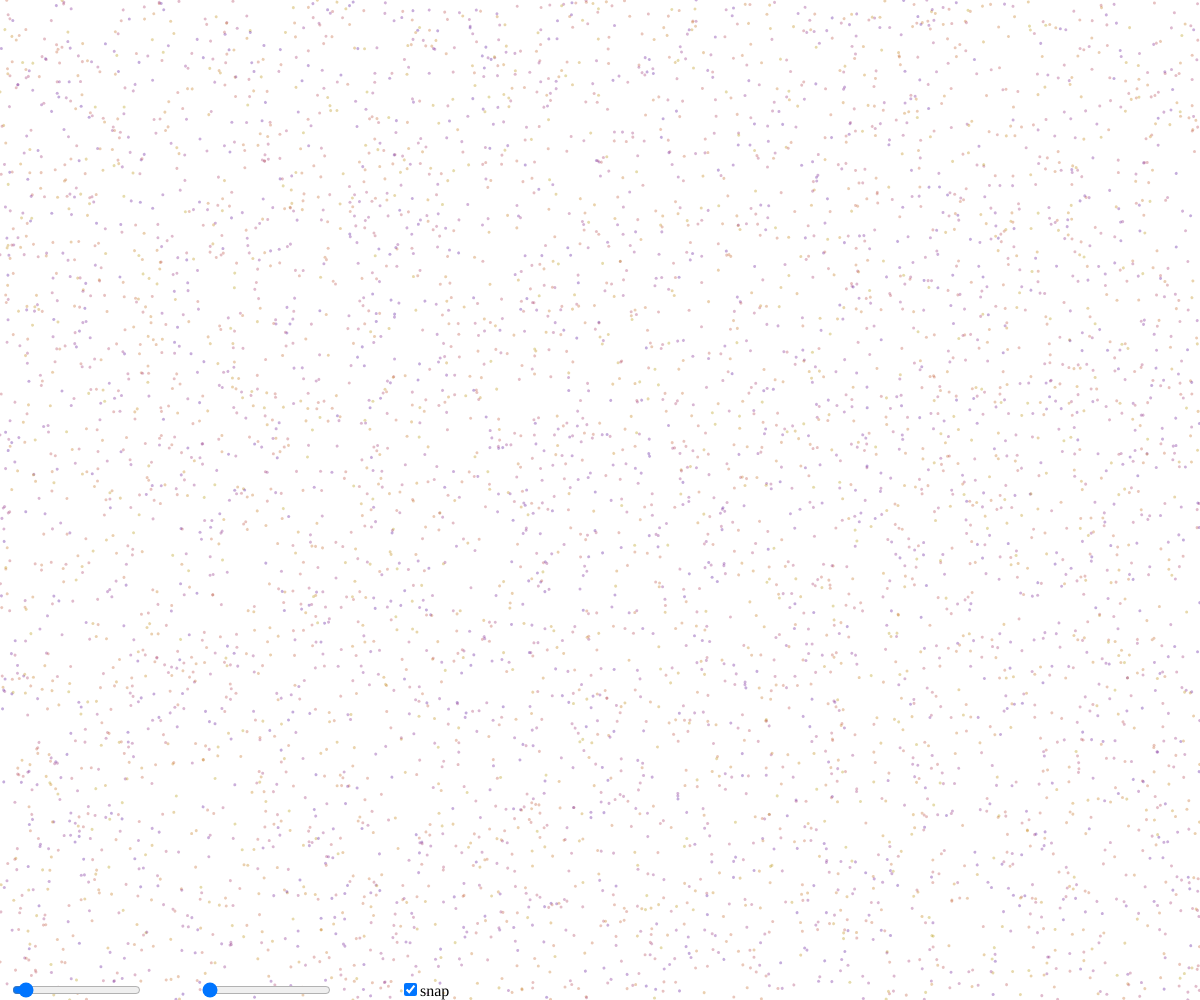
Frame 1 (no input)
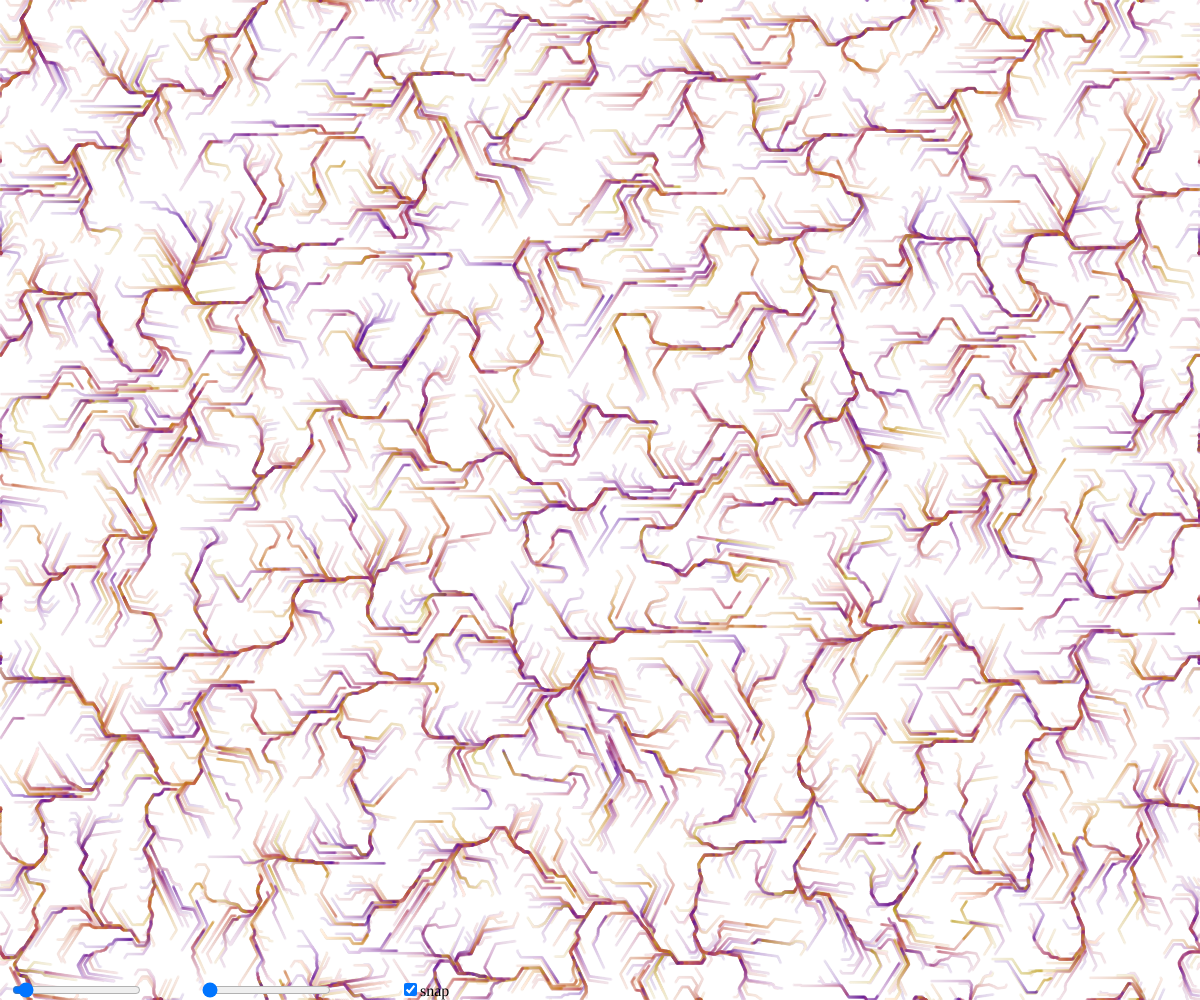
Frame 60 (no input)
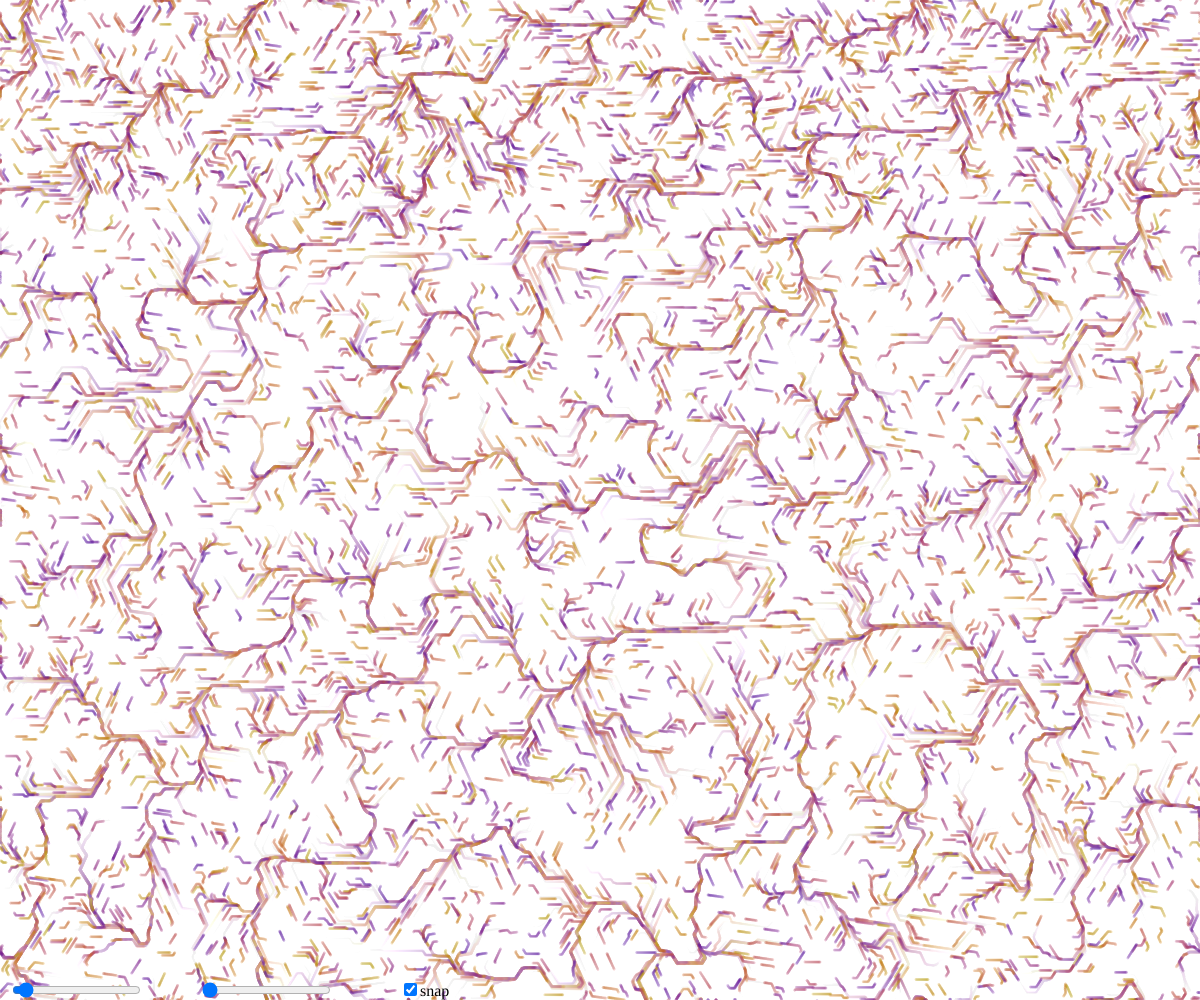
Frame 120 (the mouse pressed at the canvas centre since frame 60)

The p5.js sketch that drew these frames (run headless with seeded random() and noise() and a simulated clock; from frame 60 on, the mouse is pressed at the canvas centre):

// p5.js sketch
// ── sketch.js
/*

Campo

*/



// Inicialización de variables
let zoomSlider, rSlider, angular;
let boids = [];

function setup() {
  createCanvas(windowWidth, windowHeight);
  
  // Crear boids iniciales
  for (let i = 0; i < 5555; i++) {
    boids.push(new Boid(random(width), random(height)));
  }
  
  // Crear controles de interfaz de usuario
  zoomSlider = createSlider(1, 1000, 55, 1);
  zoomSlider.position(10, height - 20);
  rSlider = createSlider(0, 50, 0, 0.001);
  rSlider.position(200, height - 20);
  angular = createCheckbox("snap", true);
  angular.position(400, height - 20);
}

function draw() {
  // Actualizar parámetros de control
  const zoom = zoomSlider.value();
  const r = rSlider.value();
  
  // Actualizar cada boid
  for (const boid of boids) {
    boid.update(zoom, r);
  }
  
  // Efecto de desvanecimiento
  fade();
}

function fade() {
  noStroke();
  blendMode(SCREEN);
  fill(255, 7);
  rect(0, 0, width, height);
  blendMode(BLEND);
}

class Boid {
  constructor(x, y) {
    this.x = x;
    this.y = y;
    this.angle = noise(this.x / 55.5, this.y / 55.5) * TWO_PI * 2;
    this.color = getColor();
    this.age = 0;
    this.maxAge = random(100, 110);
    this.seed = random(10);
  }
  
  update(zoom, r) {
    // Actualizar posición y ángulo
    this.move(zoom, r);
    this.wrap();
    
    // Dibujar el boid
    this.render();
  }
  
  wrap() {
    this.x = (this.x + width) % width;
    this.y = (this.y + height) % height;
  }
  
  move(zoom, r) {
    const noiseVal = noise((this.x + this.seed * r) / zoom, (this.y + this.seed * r) / zoom);
    this.angle = angular.checked() ? round((noiseVal - 0.5) * TWO_PI * 2) : (noiseVal - 0.5) * TWO_PI * 2;
    this.x += cos(this.angle);
    this.y += sin(this.angle);
  }
  
  render() {
    this.age++;
    if(this.age > this.maxAge){
      this.x = random(width);
      this.y = random(width);
      this.age = 0;
    }
    stroke(this.color);
    strokeWeight(3)
    push();
    translate(this.x, this.y);
    rotate(this.angle);
    point(0,0);
    pop();
  }
}

function mouseClicked() {
  boids.push(new Boid(mouseX, mouseY));
}

const colorPaletteArray = ["#4a019355", "#55049155", "#60098f55", "#6a0e8c55", "#74138855", "#7d188255", "#861d7c55", "#8e227655", "#96266f55", "#9e2b6755", "#a52f5f55", "#ac355555", "#b13b4c55", "#b6424355", "#ba493a55", "#bd503155", "#c0572855", "#c15f1f55", "#c1681455", "#c1700855", "#bf790055", "#bb820055", "#b78b0055", "#b2940155"];

function getColor() {
  const randomIndex = floor(random(colorPaletteArray.length));
  return colorPaletteArray[randomIndex];
}
